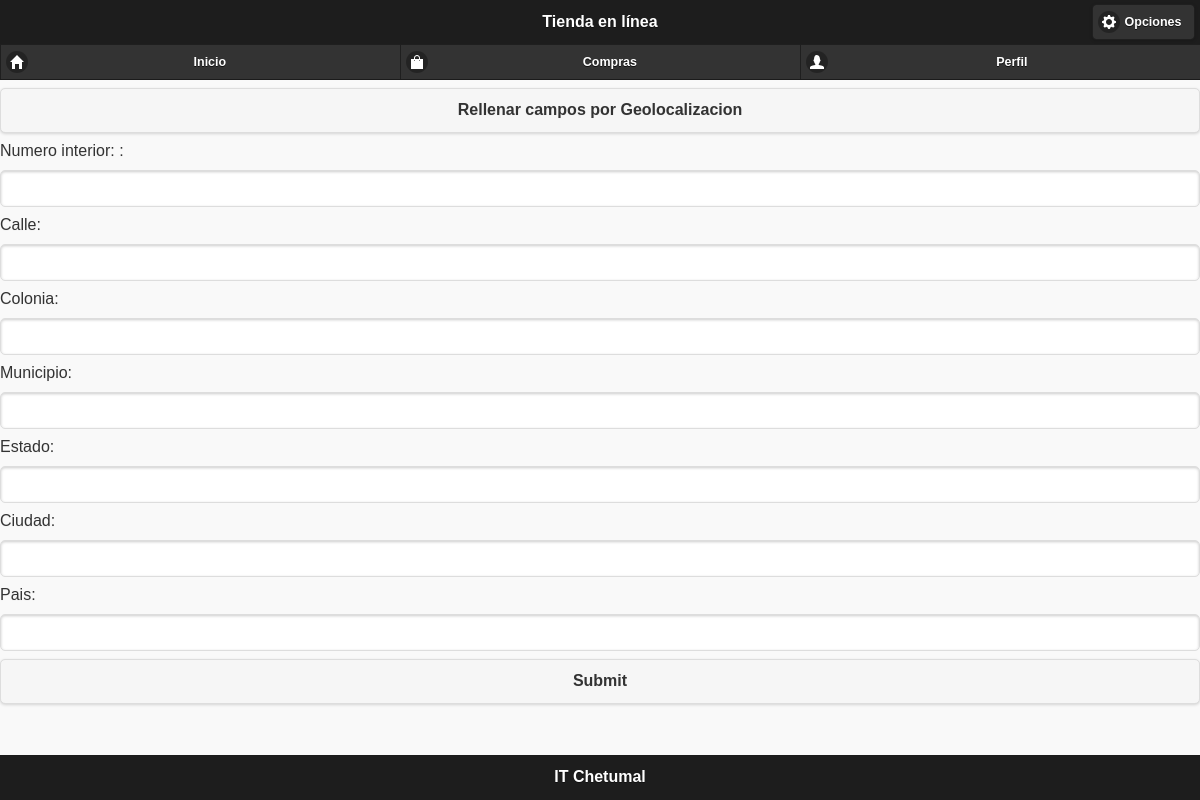
/edit/perfil/ (signed in), run on an earlier commit of the app's database.
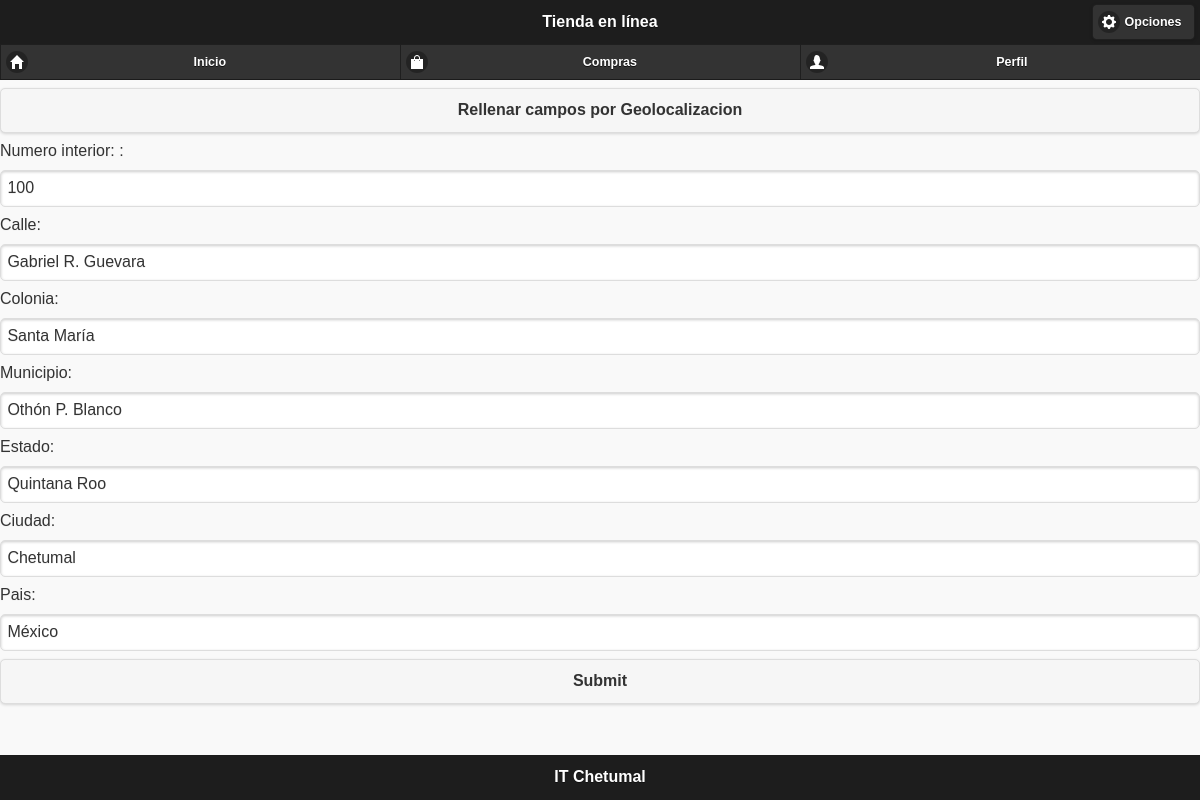
And on a later commit of the database.
### usuario/models.py (models this page shows)
class Profile(models.Model):
    id = models.AutoField(primary_key=True)
    user = models.ForeignKey(User, blank=False)
    imagen = models.FileField(upload_to='users', null=True)
    numero = models.CharField(max_length=10)
    Calle = models.CharField(max_length=60)
    Colonia = models.CharField(max_length=60)
    Municipio = models.CharField(max_length=20)
    Estado = models.CharField(max_length=20)
    Ciudad = models.CharField(max_length=20)
    Pais = models.CharField(max_length=60)
    class Meta:
        db_table = 'perfiles'

### usuario/views.py (the view)
# urls.py: url(r'^edit/perfil/$', views.ProfileEdit),
@login_required(login_url='/login', redirect_field_name='')
def ProfileEdit(request):
    if request.method == 'POST':
        form = PerfilForm(request.user.username, request.POST)
        if form.is_valid():
            form.save()
            return redirect('/')
    else:
        try:
            user = Profile.objects.get(user=request.user)
        except Profile.DoesNotExist:
            form = PerfilForm(request.user.username)
            return render(request, 'perfil.html', {'form': form})
        form = PerfilForm(request.user.username, instance=user)
    return render(request, 'perfil.html', {'form': form})

### usuario/forms.py
class PerfilForm(ModelForm):
    def __init__(self, user, *args, **kwargs):
        super (PerfilForm, self).__init__(*args, **kwargs)
        self.fields['user'].widget.attrs['value'] = User.objects.filter(username=user)[0].pk
        self.fields['user'].widget.attrs['readonly'] = True
    class Meta:
        model = Profile
        fields = '__all__'
        exclude = ['imagen']
        widgets = {
            'user': forms.HiddenInput(),
            'imagen': forms.FileInput(attrs={'accept': 'image/*', 'capture': 'camera'}),
        }
        labels = {
            'numero': 'Numero interior: ',
            'calle': 'Calle: ',
            'colonia': 'Colonia: ',
            'municipio': 'Municipio: ',
            'estado': 'Estado :',
            'ciudad': 'Ciudad: ',
            'pais': 'Pais: ',
        }

### usuario/templates/perfil.html (shortened to what this page needs)
{% extends 'base.html' %}
{% block content %}
    <input type="button" onclick="getGeo()" value="Rellenar campos por Geolocalizacion"/>
    <form action="" method="post" enctype="multipart/form-data">
        {{ form }}
        <input type="submit" value="Submit" />
    </form>
{% endblock %}

### producto/templates/base.html (shortened to what this page needs)
<!DOCTYPE html>
<html>
<head lang="en">
    {% load staticfiles %}
    <link rel="stylesheet" href="{% static 'js/jquery/jquery.mobile-1.4.5.min.css' %}"/>
    <link rel="stylesheet" href="{% static 'css/main.css' %}"/>
</head>
<body data-rol="tabs" id="tabs">
    <header data-position="fixed" data-role="header" data-theme="b">
        <h3>Tienda en línea</h3>
        {% if user.is_authenticated %}
            <a href="#settings" data-rel="popup" data-transition="slideup" data-icon="gear" class="ui-btn-right">Opciones</a>
        {% endif %}
        <nav data-role="navbar" data-iconpos="left">
            <ul>
                <li><a href="/" data-icon="home">Inicio</a></li>
                <li><a href="#" data-icon="shop">Compras</a></li>
                {% if not user.is_authenticated %}
                    <li><a href="#popuplogin" data-rel="popup" data-position-to="window" data-icon="check">Login</a></li>
                {% else %}
                    <li><a href="/perfil/" data-icon="user">Perfil</a></li>
                {% endif %}
            </ul>
        </nav>
    </header>
    <main class="base-main">
        {% block content %}
        {% endblock %}
    </main>
    <footer data-position="fixed" data-role="footer" data-theme="b">
        <h4>IT Chetumal</h4>
    </footer>
</body>
</html>

### webapp/static/css/main.css (style rules this page uses)
* { margin: 0; padding: 0; }
body { height: 100vh; width: 100vw; }

What changed in the data, as far as the page shows it:
added Profile: numero "100", Calle "Gabriel R. Guevara", Colonia "Santa María", Municipio "Othón P. Blanco", Estado "Quintana Roo", Ciudad "Chetumal", Pais "México"
